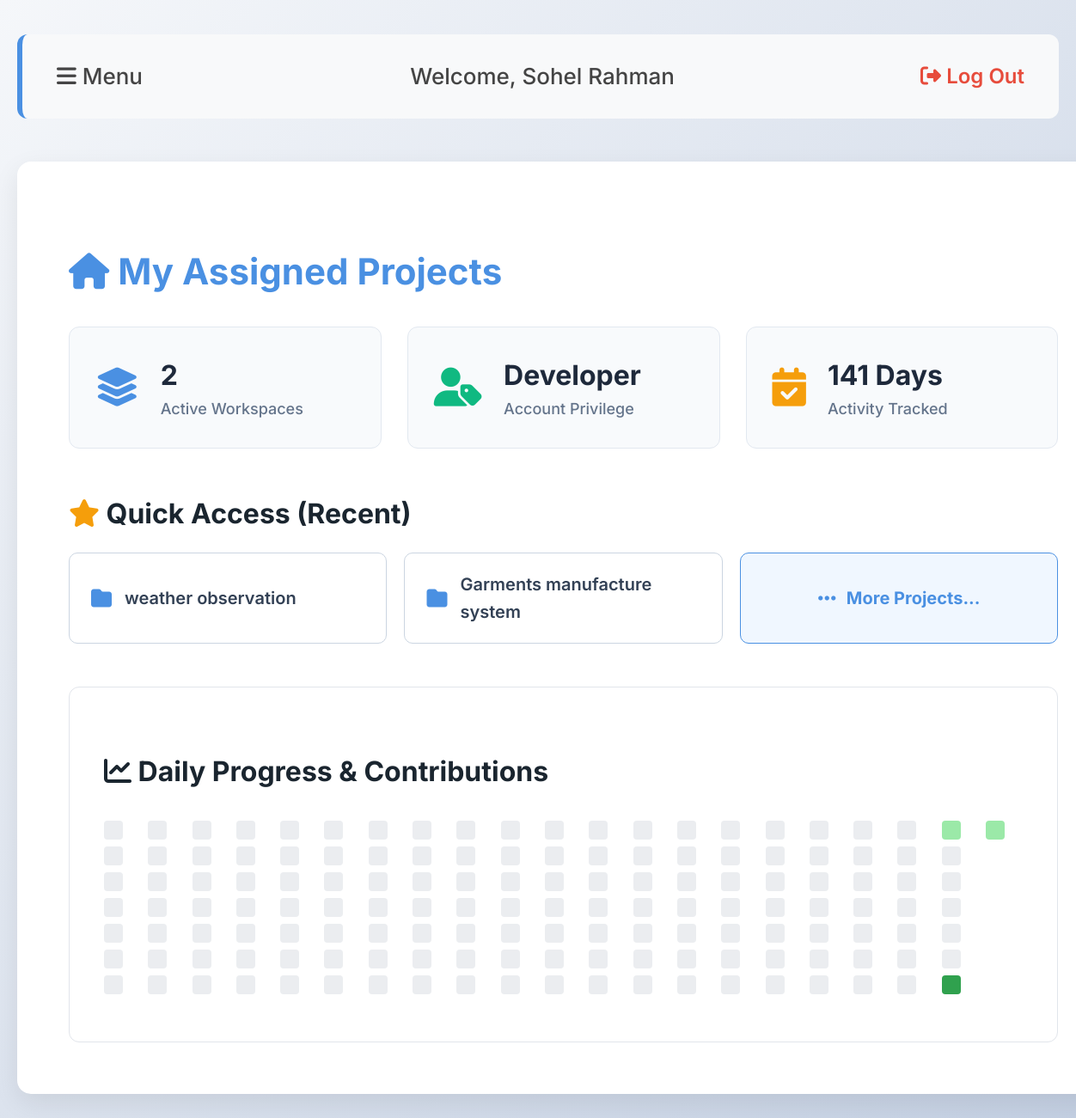
/ (signed in), run on the app's committed database.
### tables this page shows
CREATE TABLE users (
            id INTEGER PRIMARY KEY AUTOINCREMENT,
            username TEXT UNIQUE NOT NULL,
            password TEXT NOT NULL,
            role TEXT NOT NULL
        , full_name TEXT DEFAULT '', profile_image TEXT DEFAULT 'default.png');

CREATE TABLE projects (
            id INTEGER PRIMARY KEY AUTOINCREMENT,
            title TEXT NOT NULL,
            manager_id INTEGER,
            deadline DATE,
            status TEXT DEFAULT 'Ongoing'
        );

### app.py (the view)
@app.route('/')
def dashboard():
    if 'username' not in session:
        return redirect(url_for('login'))
    conn = get_db_connection()
    user_role = session.get('role')
    user_id = session.get('user_id')
    current_user = conn.execute('SELECT * FROM users WHERE id = ?', (user_id,)).fetchone()
    if user_role == 'admin':
        projects = conn.execute('SELECT * FROM projects ORDER BY id DESC LIMIT 7').fetchall()
        dashboard_title = "Global Project Overview (Admin)"
    elif user_role == 'manager':
        projects = conn.execute('SELECT * FROM projects WHERE manager_id = ? ORDER BY id DESC LIMIT 7', (user_id,)).fetchall()
        dashboard_title = "My Managed Projects"
    else:
        projects = conn.execute('''
            SELECT DISTINCT projects.*
            FROM projects
            JOIN tasks ON projects.id = tasks.project_id
            JOIN task_assignments ON tasks.id = task_assignments.task_id
            WHERE task_assignments.developer_id = ?
            ORDER BY projects.id DESC LIMIT 7
        ''', (user_id,)).fetchall()
        dashboard_title = "My Assigned Projects"
    activities = conn.execute('SELECT date, count FROM activities WHERE user_id = ?', (user_id,)).fetchall()
    activity_dict = {row['date']: row['count'] for row in activities}
    today = date.today()
    days = []
    for i in range(140, -1, -1):
        d = (today - timedelta(days=i)).strftime('%Y-%m-%d')
        count = activity_dict.get(d, 0)
        level = 0
        if count > 0: level = 1
        if count >= 3: level = 2
        if count >= 5: level = 3
        if count >= 7: level = 4
        days.append({'date': d, 'level': level, 'count': count})
    conn.close()
    return render_template('dashboard.html', projects=projects, role=user_role, user=current_user, dashboard_title=dashboard_title, days=days)

### app.py (called while the page is built)
def get_db_connection():
    conn = sqlite3.connect('project_manager.db', timeout=10.0)
    conn.row_factory = sqlite3.Row
    return conn

### templates/dashboard.html (shortened to what this page needs)
<!DOCTYPE html>
<html>
<head>
    <link rel="stylesheet" href="https://cdnjs.cloudflare.com/ajax/libs/font-awesome/6.4.0/css/all.min.css">
    <link rel="stylesheet" href="{{ url_for('static', filename='style.css') }}">
</head>
<body>
    <div id="main">
        <div class="nav-bar">
            <span class="hamburger-btn" onclick="openNav()">
                <i class="fas fa-bars"></i> Menu
            </span>
            <span>Welcome, {{ user.full_name or user.username }}</span>
            <a href="{{ url_for('logout') }}" class="logout-link">
                <i class="fas fa-sign-out-alt"></i> Log Out
            </a>
        </div>
        <div class="container">
            <h2><i class="fas fa-home"></i> {{ dashboard_title }}</h2>
            <div class="stats-grid">
                <div class="stat-card">
                    <i class="fas fa-layer-group" style="color: #4a90e2;"></i>
                    <div class="stat-info">
                        <h4>{{ projects|length }}</h4>
                        <p>Active Workspaces</p>
                    </div>
                </div>
                <div class="stat-card">
                    <i class="fas fa-user-tag" style="color: #10b981;"></i>
                    <div class="stat-info">
                        <h4>{{ role | capitalize }}</h4>
                        <p>Account Privilege</p>
                    </div>
                </div>
                <div class="stat-card">
                    <i class="fas fa-calendar-check" style="color: #f59e0b;"></i>
                    <div class="stat-info">
                        <h4>{{ days|length }} Days</h4>
                        <p>Activity Tracked</p>
                    </div>
                </div>
            </div>
            <div style="display: flex; justify-content: space-between; align-items: center; margin-bottom: 20px;">
                <h3 style="margin: 0;"><i class="fas fa-star" style="color: #f59e0b;"></i> Quick Access (Recent)</h3>
            </div>
            {% if projects %}
            <div class="quick-projects-grid">
                {% for project in projects %}
                <a href="{{ url_for('project_detail', project_id=project.id) }}" class="quick-project-card">
                    <i class="fas fa-folder"></i>
                    <span>{{ project.title }}</span>
                </a>
                {% endfor %}
                <a href="{{ url_for('project_list') }}" class="quick-project-card" style="background: #f0f7ff; border-color: #4a90e2; color: #4a90e2; justify-content: center;">
                    <i class="fas fa-ellipsis-h" style="font-size: 24px; margin-right: 12px; color: #4a90e2;"></i>
                    <span style="font-weight: 700;">More Projects...</span>
                </a>
            </div>
            {% endif %}
            <div class="graph-panel" style="margin-top: 50px;">
                <h3><i class="fas fa-chart-line"></i> Daily Progress & Contributions</h3>
                <div class="contribution-graph">
                    {% for day in days %}
                        <div class="graph-day" data-level="{{ day.level }}" title="{{ day.date }}: {{ day.count }} contributions"></div>
                    {% endfor %}
                </div>
            </div>
        </div>
    </div>
</body>
</html>

### static/style.css (style rules this page uses)
body { font-family: 'Inter', sans-serif; background: linear-gradient(135deg, #f5f7fa 0%, #c3cfe2 100%); background-attachment: fixed; color: #333; line-height: 1.6; margin: 0; padding: 40px 20px; font-size: 18px; }
h2 { font-size: 42px; color: #1a252f; font-weight: 700; margin-bottom: 30px; }
h3 { font-size: 32px; color: #1a252f; font-weight: 700; }
.container { width: 95%; max-width: 1400px; margin: 20px auto; background: #ffffff; padding: 60px; border-radius: 16px; box-shadow: 0 10px 30px rgba(0,0,0,0.08); }
.container h2, .container h2 i { color: #4a90e2; }
.nav-bar { display: flex; justify-content: space-between; align-items: center; background-color: #f8f9fa; padding: 28px 40px; border-radius: 12px; margin-bottom: 50px; border-left: 6px solid #4a90e2; }
.nav-bar span { font-size: 26px; font-weight: 500; color: #444; }
.logout-link { color: #e74c3c; font-size: 24px; font-weight: 600; text-decoration: none; transition: color 0.3s; }
.hamburger-btn { cursor: pointer; font-size: 34px; color: #4a90e2; margin-right: 25px; transition: transform 0.2s; }
.graph-panel { background: #fff; border-radius: 12px; padding: 40px; border: 1px solid #e1e5eb; margin-top: 50px; }
.contribution-graph { display: grid; grid-template-rows: repeat(7, 22px); grid-auto-flow: column; gap: 8px; overflow-x: auto; padding-bottom: 15px; }
.graph-day { width: 22px; height: 22px; border-radius: 4px; background-color: #ebedf0; }
.graph-day[data-level="1"] { background-color: #9be9a8; }
.graph-day[data-level="3"] { background-color: #30a14e; }
.stats-grid { display: grid; grid-template-columns: repeat(auto-fit, minmax(280px, 1fr)); gap: 30px; margin-bottom: 50px; }
.stat-card { background: #f8fafc; border: 1px solid #e2e8f0; border-radius: 12px; padding: 30px; display: flex; align-items: center; transition: transform 0.2s, box-shadow 0.2s; }
.stat-card i { font-size: 45px; margin-right: 25px; }
.stat-info h4 { margin: 0; font-size: 32px; color: #1e293b; font-weight: 700; }
.stat-info p { margin: 0; font-size: 18px; color: #64748b; font-weight: 500; }
.quick-projects-grid { display: grid; grid-template-columns: repeat(auto-fill, minmax(300px, 1fr)); gap: 20px; margin-bottom: 50px; }
a.quick-project-card { background: #ffffff; border: 1px solid #cbd5e1; padding: 20px 25px; border-radius: 10px; text-decoration: none; color: #334155; font-size: 20px; font-weight: 600; display: flex; align-items: center; transition: all 0.2s; }
a.quick-project-card i { color: #4a90e2; margin-right: 15px; font-size: 24px; }

### data on the page
users: full_name "Sohel Rahman", role "Developer"
projects: title "weather observation"
projects: title "Garments manufacture system"

### other printed values
{{ dashboard_title }} "My Assigned Projects"
{{ projects|length }} "2"
{{ days|length }} "141"
